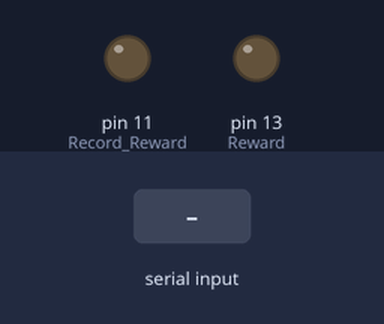
Bench run of a sketch on a simulated Arduino Uno, built with avr-gcc and run on an emulated ATmega328P. On the bench: output pins drawn as LEDs (lit = HIGH). Dashed ring = blinking. The inputs (shaded band) are chosen by the test bench.

Above: at 1.2 s.
1.3 s: "a" received over Serial
At 1.54 s:
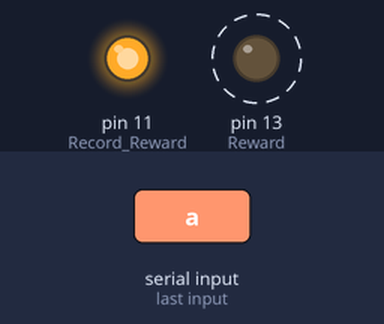
Timing chart, 0 to 4.3 s (numbered marks = the images above; inputs shaded):
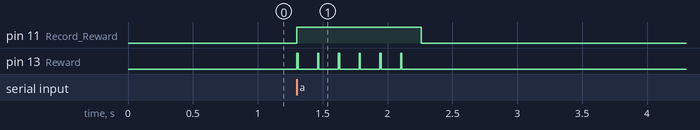

Measured:
- after the input at 1.3 s, pin 11 (Record_Reward): LOW → HIGH at once, → LOW 0.96 s later; pin 13 (Reward): alternates HIGH for 0.01 s and LOW for 0.15 s, 12 changes in all, then stays LOW, starting at once

The sketch:

stim.ino
```cpp
#define Reward 13 // to MFB
#define Record_Reward 11 //to cereplex
int inputchar;
int stop_state;
int reward_state;

void setup() {
  pinMode(Reward, OUTPUT);
  pinMode(Record_Reward, OUTPUT);
  digitalWrite(Reward, LOW);
  digitalWrite(Record_Reward, LOW);
  Serial.begin(9600);
}

void loop() {
  inputchar = Serial.read();
  if(inputchar!=-1){
    switch(inputchar){
      case 'a':
      reward_state=1;
      digitalWrite(Record_Reward, HIGH);
      for (int i=0; i <= 5; i++){
        digitalWrite(Reward, HIGH);
        delay(10);
        digitalWrite(Reward, LOW);
        delay(150);
      }
      digitalWrite(Record_Reward, LOW);
      break;

      case 'b':
      ; // 好きな条件分岐
      break;

      case 'c':
      ; // 好きな条件分岐
      break;

      case 'd':
      ; // 好きな条件分岐
      break;
    }
  }
}
```
